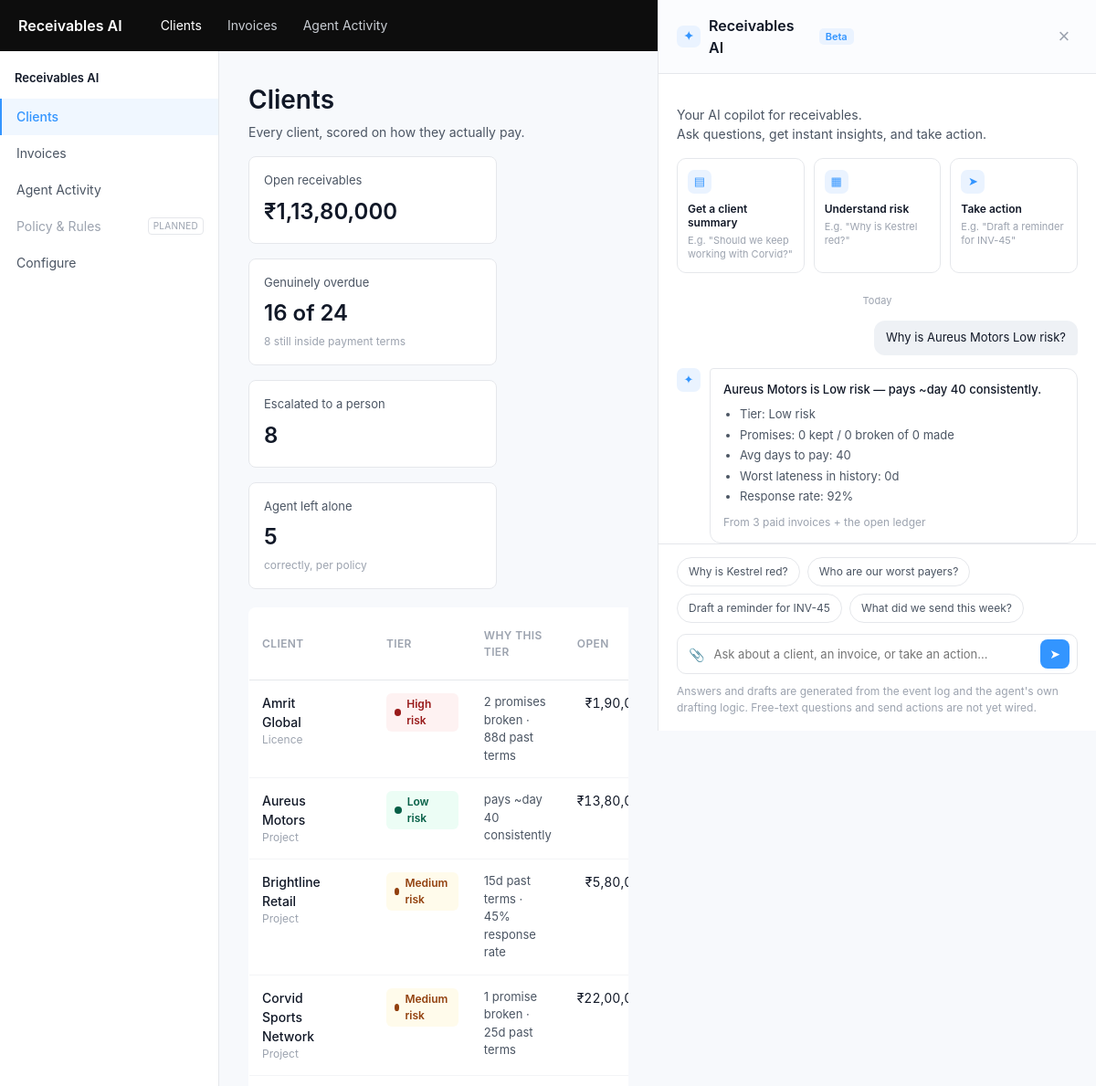
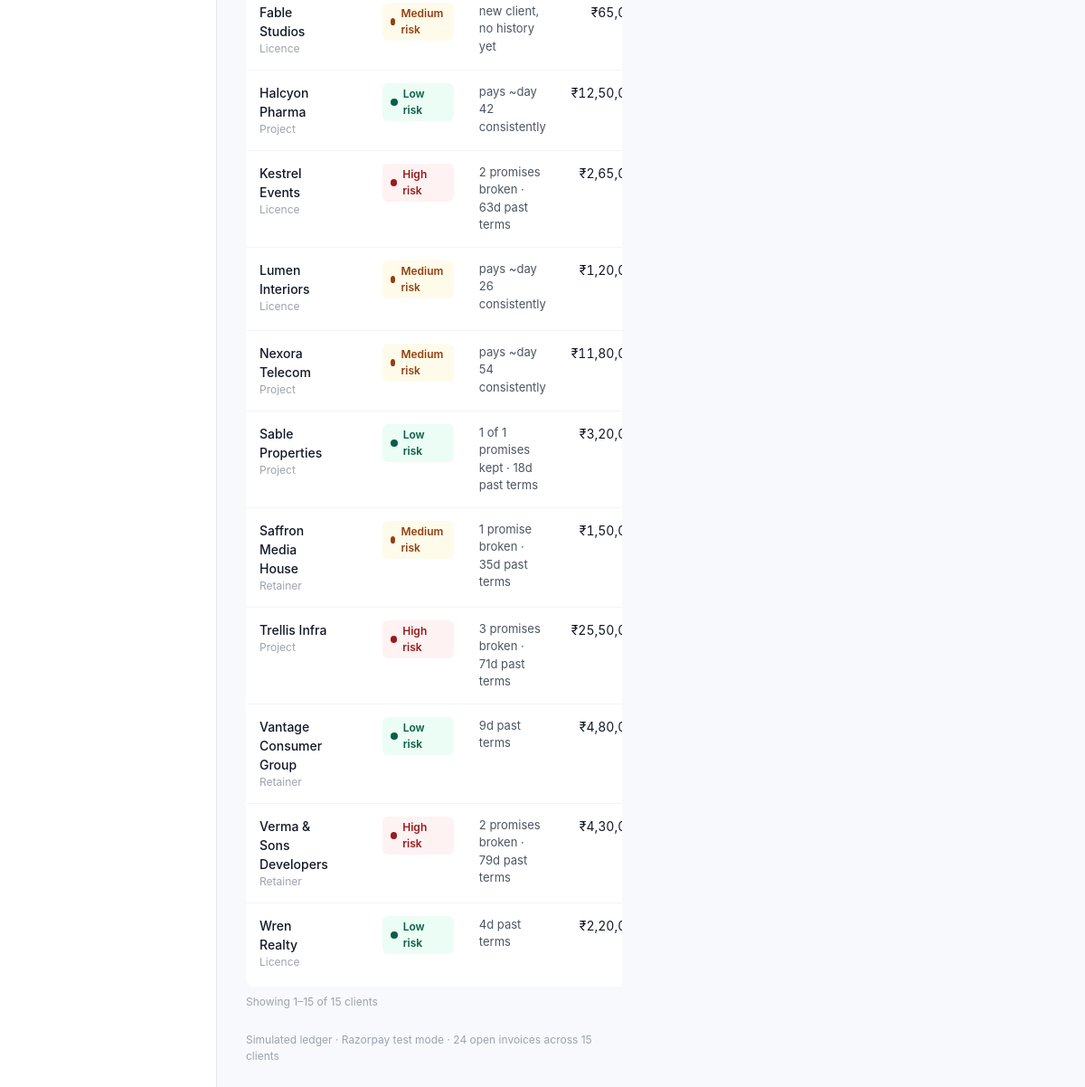
The app's page /clients?ask=why_tier&arg=aureus with its own data (2 pictures, top to bottom).
### tables this page shows
CREATE TABLE clients (
    -- identity
    client_id            TEXT PRIMARY KEY,       -- 'aureus'
    name                 TEXT NOT NULL,          -- 'Aureus Motors'
    industry             TEXT,                   -- 'automotive'

    -- classification
    revenue_line         TEXT NOT NULL,          -- project | product_licence | retainer
    segment              TEXT NOT NULL,          -- standard | strategic
    payment_terms_days   INTEGER NOT NULL,       -- net terms (varies by line)

    -- ownership & routing
    internal_owner_id    TEXT REFERENCES team(person_id),

    -- AP contact
    ap_contact_name      TEXT,
    ap_contact_verified  INTEGER NOT NULL DEFAULT 1,   -- 0/1
    client_finance_portal TEXT,                        -- 'Coupa', 'SAP Ariba', NULL

    -- relationship
    relationship_years   REAL,
    total_revenue_inr    INTEGER,

    -- payment behaviour (rolled up from paid invoices)
    invoices_paid        INTEGER NOT NULL DEFAULT 0,
    invoices_paid_late   INTEGER NOT NULL DEFAULT 0,
    avg_days_to_pay      REAL,
    worst_days_late      INTEGER NOT NULL DEFAULT 0,   -- days past terms, paid history only

    -- interaction
    response_rate        REAL,                          -- 0..1
    engages_off_topic    INTEGER NOT NULL DEFAULT 0,    -- 0/1

    -- promises
    promises_made        INTEGER NOT NULL DEFAULT 0,
    promises_kept        INTEGER NOT NULL DEFAULT 0,
    promises_broken      INTEGER NOT NULL DEFAULT 0,

    -- derived standing
    tier                 TEXT NOT NULL             -- green | amber | red (computed)
, referred_by TEXT, referrals_made INTEGER DEFAULT 0, voice_permitted INTEGER NOT NULL DEFAULT 0);

### ui.py (the view)
@app.route("/")
@app.route("/clients")
def clients():
    conn = db_ro()
    try:
        team = {r["person_id"]: dict(r) for r in conn.execute("SELECT * FROM team")}
        rows = []
        for c in conn.execute("SELECT * FROM clients ORDER BY name"):
            openrows = conn.execute("SELECT amount_inr, amount_paid_inr FROM invoices "
                                    "WHERE client_id=? AND status!='paid'", (c["client_id"],)).fetchall()
            first = conn.execute("SELECT invoice_id FROM invoices WHERE client_id=? "
                                 "AND status!='paid' ORDER BY invoice_id", (c["client_id"],)).fetchone()
            rows.append({
                "cid": c["client_id"],
                "name": c["name"], "revenue": REVENUE_LABEL.get(c["revenue_line"], c["revenue_line"]),
                "tier": inv_tier(c["tier"]), "why": compose_why(conn, c),
                "open": sum(r["amount_inr"] - r["amount_paid_inr"] for r in openrows),
                "owner": team.get(c["internal_owner_id"], {}).get("name", "—"),
                "action": last_action(conn, c["client_id"], team),
                "link": url_for("invoice", invoice_id=first["invoice_id"]) if first else "#",
            })
        open_inv = conn.execute("SELECT days_past_terms FROM invoices WHERE status!='paid'").fetchall()
        overdue = sum(1 for r in open_inv if r["days_past_terms"] > 0)
        inside = len(open_inv) - overdue
        outstanding = conn.execute("SELECT SUM(amount_inr-amount_paid_inr) FROM invoices "
                                   "WHERE status!='paid'").fetchone()[0]
        escalated = conn.execute("SELECT COUNT(DISTINCT invoice_id) FROM event_log WHERE "
                                 "stage='escalate' AND observed LIKE '%\"queue\": \"escalation\"%'").fetchone()[0]
        disp = disposition(conn)
        metrics = [
            ("Open receivables", "₹" + inr(outstanding), None),
            ("Genuinely overdue", f"{overdue} of {len(open_inv)}", f"{inside} still inside payment terms"),
            ("Escalated to a person", str(escalated), None),
            ("Agent left alone", str(len(disp["left_alone"])), "correctly, per policy"),
        ]
        ctx = base_ctx(conn)
        a = (request.args.get("ask"), request.args.get("arg"), request.args.get("q"))
        ctx.update(active="clients", rows=rows, metrics=metrics, n=len(rows), wide=True,
                   show_ai=True, per_client=False,
                   exchange=ai_exchange(conn, False, None, None, *a),
                   suggestions=ai_suggestions(False, None, None))
        return render_template("clients.html", **ctx)
    finally:
        conn.close()

### ui.py (called while the page is built, shortened)
def db_ro():
    conn = sqlite3.connect(f"file:{DB_PATH}?mode=ro", uri=True)
    conn.row_factory = sqlite3.Row
    return conn

def inr(n):
    n = int(n or 0)
    s = str(abs(n))
    if len(s) > 3:
        head, tail = s[:-3], s[-3:]
        parts = []
        while len(head) > 2:
            parts.insert(0, head[-2:]); head = head[:-2]
        parts.insert(0, head)
        s = ",".join(parts) + "," + tail
    return ("-" if n < 0 else "") + s

def base_ctx(conn):
    n_open = conn.execute("SELECT COUNT(*) FROM invoices WHERE status != 'paid'").fetchone()[0]
    n_clients = conn.execute("SELECT COUNT(*) FROM clients").fetchone()[0]
    return {"product": "Receivables AI",
            "footer": f"Simulated ledger · Razorpay test mode · "
                      f"{n_open} open invoices across {n_clients} clients"}

def inv_tier(tier):
    return {"key": tier, "label": TIER_LABEL.get(tier, tier)}

def ai_exchange(conn, per_client, client, invoice, ask, arg, q):
    if q:
        return {"kind": "mocked", "question": q,
                "text": "Free-text questions aren't wired up yet — try one of the suggestions below."}
    if not ask:
        return None
    if ask == "why_tier":
        c = conn.execute("SELECT * FROM clients WHERE client_id=?", (arg,)).fetchone() if arg else client
        if not c:
            return None
        return {"kind": "answer", "question": f"Why is {c['name']} {TIER_LABEL[c['tier']]}?",
                "answer": answer_client(conn, c, None, "why_tier")}

def ai_suggestions(per_client, client, invoice):
    if per_client and client and invoice:
        return [(f"Why is {client['name'].split()[0]} {TIER_LABEL[client['tier']].lower()}?", "?ask=why_tier"),
                (f"Draft a reminder for {invoice['invoice_id']}", "?ask=draft"),
                ("What have we already tried?", "?ask=what_tried"),
                ("Who are our worst payers?", "?ask=worst_payers")]
    return [("Why is Kestrel red?", "?ask=why_tier&arg=kestrel"),
            ("Who are our worst payers?", "?ask=worst_payers"),
            ("Draft a reminder for INV-45", "?ask=draft&arg=INV-45"),
            ("What did we send this week?", "?ask=agent_week")]

def rel_time(ts):
    try:
        days = (datetime.now(timezone.utc) - datetime.fromisoformat(ts)).days
        return "today" if days <= 0 else f"{days}d ago"
    except Exception:
        return ""

### templates/clients.html (shortened to what this page needs)
{% extends "base.html" %}
{% block content %}
<h1>Clients</h1>
<p class="subtitle">Every client, scored on how they actually pay.</p>
<div class="metrics">
  {% for lbl, val, sub in metrics %}
  <div class="metric">
    <div class="m-lbl">{{ lbl }}</div>
    <div class="m-val">{{ val }}</div>
    {% if sub %}<div class="m-sub">{{ sub }}</div>{% endif %}
  </div>
  {% endfor %}
</div>
<div class="tablewrap">
<table class="tbl">
  <thead><tr>
    <th style="width:200px">Client</th>
    <th style="width:110px">Tier</th>
    <th style="width:340px">Why this tier</th>
    <th style="width:120px" class="num">Open</th>
  </tr></thead>
  <tbody>
  {% for r in rows %}
    <tr class="rowlink" onclick="location.href='{{ r.link }}'">
      <td>
        <div style="display:flex;align-items:center;gap:8px">
          <div><div style="font-weight:500">{{ r.name }}</div>
               <div style="font-size:12px;color:var(--tmuted)">{{ r.revenue }}</div></div>
        </div>
      </td>
      <td><span class="chip {{ r.tier.key }}"><span class="dot"></span>{{ r.tier.label }}</span></td>
      <td style="font-size:13px;color:var(--tsecondary)">{{ r.why }}</td>
      <td class="num">₹{{ r.open|inr }}</td>
    </tr>
  {% endfor %}
  </tbody>
</table>
</div>
<div class="caption">Showing 1–{{ n }} of {{ n }} clients</div>
{% endblock %}

### static/app.css (style rules this page uses)
:root { --bg:#F7F9FC; --surface:#FFFFFF; --nav:#0D0D0D; --border:#E5E7EB; --divider:#F3F4F6; --tprimary:#111827; --tsecondary:#4B5563; --tmuted:#9CA3AF; --accent:#3395FF; --green-bg:#ECFDF5; --green-t:#065F46; --amber-bg:#FFFBEB; --amber-t:#92400E; --red-bg:#FEF2F2; --red-t:#991B1B; --positive:#059669; }
* { box-sizing:border-box }
html,body { margin:0 }
body { background:var(--bg);color:var(--tprimary); font:14px/1.5 -apple-system,BlinkMacSystemFont,"Segoe UI",Roboto,Helvetica,Arial,sans-serif; }
h1 { font-size:28px;font-weight:600;margin:0 }
.subtitle { color:var(--tsecondary);font-size:14px;margin:4px 0 0 }
.chip { display:inline-flex;align-items:center;gap:6px;border-radius:6px; padding:3px 9px;font-size:12px;font-weight:600 }
.chip .dot { width:8px;height:8px;border-radius:50% }
.chip.green { background:var(--green-bg);color:var(--green-t) }
.chip.green .dot { background:var(--green-t) }
.chip.amber { background:var(--amber-bg);color:var(--amber-t) }
.chip.amber .dot { background:var(--amber-t) }
.chip.red { background:var(--red-bg);color:var(--red-t) }
.chip.red .dot { background:var(--red-t) }
.caption { font-size:12px;color:var(--tmuted);margin-top:8px }
.tbl { width:100%;background:var(--surface);border:1px solid var(--border); border-radius:8px;border-collapse:collapse;overflow:hidden }
.tbl th { font-size:12px;font-weight:600;text-transform:uppercase;letter-spacing:.4px; color:var(--tmuted);text-align:left;padding:12px 14px;border-bottom:1px solid var(--border) }
.tbl td { padding:14px;border-bottom:1px solid var(--divider);font-size:14px;vertical-align:top }
.tbl tr:last-child td { border-bottom:none }
.num { text-align:right;font-variant-numeric:tabular-nums }
.metrics { display:flex;gap:16px;margin:16px 0 20px;flex-wrap:wrap }
.metric { width:272px;min-height:88px;background:var(--surface);border:1px solid var(--border); border-radius:8px;padding:16px }
.metric .m-lbl { font-size:13px;color:var(--tsecondary) }
.metric .m-val { font-size:24px;font-weight:600;margin-top:6px }
.metric .m-sub { font-size:12px;color:var(--tmuted);margin-top:4px }
.tablewrap { overflow-x:auto }

### records on screen
clients: name "Amrit Global"
clients: name "Aureus Motors"
clients: name "Brightline Retail"
clients: name "Corvid Sports Network"
clients: name "Fable Studios"
clients: name "Halcyon Pharma"
clients: name "Kestrel Events"
clients: name "Lumen Interiors"
clients: name "Nexora Telecom"
clients: name "Sable Properties"
clients: name "Saffron Media House"
clients: name "Trellis Infra"
clients: name "Vantage Consumer Group"
clients: name "Verma & Sons Developers"
clients: name "Wren Realty"

### other values on screen
{{ product }} "Receivables AI"
{{ lbl }} "Open receivables" "Genuinely overdue" "Escalated to a person" "Agent left alone"
{{ val }} "₹1,13,80,000" "16 of 24" "8" "5"
{{ sub }} "8 still inside payment terms" "correctly, per policy"
{{ r.revenue }} "Licence" "Project" "Project" "Project" "Licence" "Project" "Licence" "Licence" "Project" "Project" "Retainer" "Project" "Retainer" "Retainer" "Licence"
{{ r.tier.label }} "High risk" "Low risk" "Medium risk" "Medium risk" "Medium risk" "Low risk" "High risk" "Medium risk" "Medium risk" "Low risk" "Medium risk" "High risk" "Low risk" "High risk" "Low risk"
{{ r.why }} "2 promises broken · 88d past terms" "pays ~day 40 consistently" "15d past terms · 45% response rate" "1 promise broken · 25d past terms" "new client, no history yet" "pays ~day 42 consistently" "2 promises broken · 63d past terms" "pays ~day 26 consistently" "pays ~day 54 consistently" "1 of 1 promises kept · 18d past terms" "1 promise broken · 35d past terms" "3 promises broken · 71d past terms" "9d past terms" "2 promises broken · 79d past terms" "4d past terms"
{{ n }} "15"
{{ footer }} "Simulated ledger · Razorpay test mode · 24 open invoices across 15 clients"
{{ exchange.question }} "Why is Aureus Motors Low risk?"
{{ exchange.answer.summary }} "Aureus Motors is Low risk — pays ~day 40 consistently."
{{ b }} "Tier: Low risk" "Promises: 0 kept / 0 broken of 0 made" "Avg days to pay: 40" "Worst lateness in history: 0d" "Response rate: 92%"
{{ exchange.answer.source }} "From 3 paid invoices + the open ledger"
{{ label }} "Why is Kestrel red?" "Who are our worst payers?" "Draft a reminder for INV-45" "What did we send this week?"
